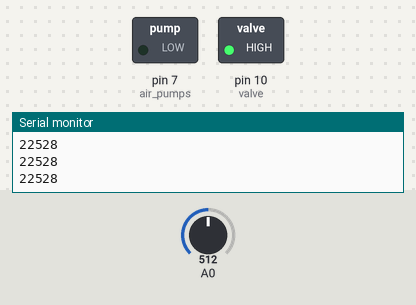
The sketch below on a simulated Arduino Uno, built with avr-gcc and run on an emulated ATmega328P. Parts: switched loads named in the sketch (green lamp = pin HIGH), the last lines printed to the serial monitor. The test bench sets the inputs (shaded band); at power-on: A0 = 512.

Above: at 1.2 s.
1.3 s: A0 set to 119
2.8 s: A0 set to 99
At 3.3 s:
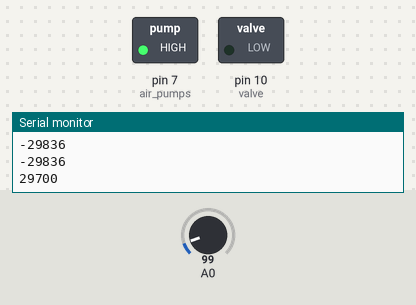
4.3 s: A0 set to 80
At 5.5 s:
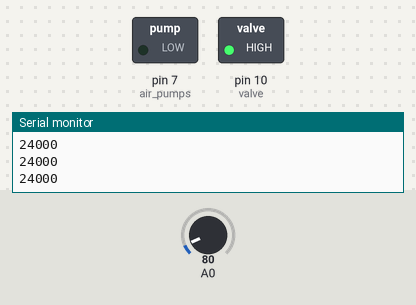
5.8 s: A0 set to 100
At 6.8 s:
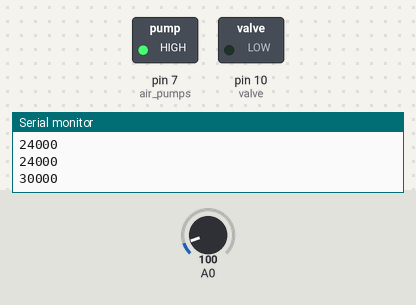
Timing chart, 0 to 8.3 s (numbered marks = the images above; inputs shaded):
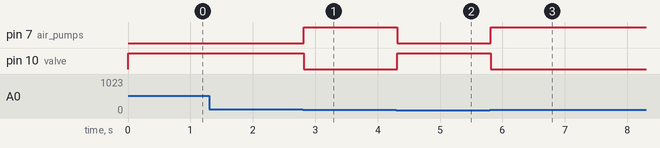

Measured:
- the behaviour switches between 110 and 109 on A0 (found by bisection; images 0 and 1)
- after the input at 2.8 s, pin 7 (air_pumps): LOW → HIGH at once; pin 10 (valve): HIGH → LOW at once
- after the input at 4.3 s, pin 7 (air_pumps): HIGH → LOW at once; pin 10 (valve): LOW → HIGH at once
- after the input at 5.8 s, pin 7 (air_pumps): LOW → HIGH at once; pin 10 (valve): HIGH → LOW at once

The sketch:

cod_bomba_always_on.ino
```cpp
int average = 0;
int emg_val = 0;
int amp_val = 0;
int threshold = 0;

void setup() {
  // put your setup code here, to run once:
  Serial.begin(9600);
  pinMode(7, OUTPUT); // air pumps
  pinMode(10, OUTPUT); // valve

}

void loop() {
  // put your main code here, to run repeatedly:
  emg_val = analogRead(A0);
  amp_val = emg_val * 3;
  threshold = 90 * 3;

  average = 0;
  for (int i=0; i < 100; i++) {
  average = average + amp_val;
  }

  Serial.println(average);
  average = average/100;

  if (average >= threshold) {
    digitalWrite(10, LOW);
    digitalWrite(7, HIGH);
    delay(1500);
  }
  else {
    digitalWrite(7, LOW);
    digitalWrite(10, HIGH);
  }

}
```
